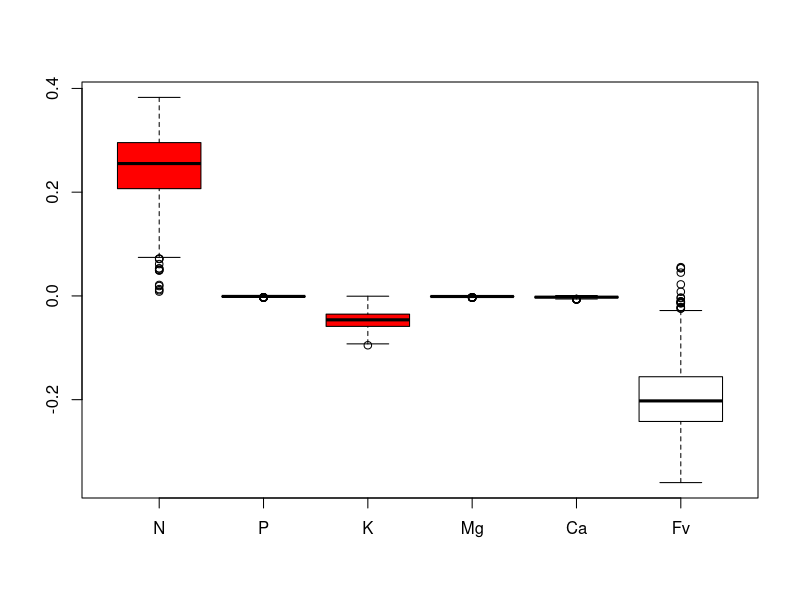

This figure's R source:
library("tidyverse")

n_sim <- 1000
pert_col <- c(1, 3) # the column indices which is perturbed
perturbation <- c(2, -2) # the amount added to the clr of the pert_col, same lenght as pert_col

# Generate ionome from known plausible values
leaf_o <- tibble(N = abs(rnorm(n_sim, 0.055, 0.02)),
                 P = abs(rnorm(n_sim, 0.0043, 0.002)),
                 K = abs(rnorm(n_sim, 0.052, 0.02)),
                 Mg = abs(rnorm(n_sim, 0.005, 0.002)),
                 Ca = abs(rnorm(n_sim, 0.011, 0.004))) %>%
  mutate(Fv = 1 - N - P - K - Mg - Ca) %>%
  as.matrix()

# Compute the clrs
leaf_clr_o <- apply(leaf_o, 1, function(x) log(x/exp(mean(log(x))))) %>% t()

# Perturb the original clrs
leaf_clr_f <- leaf_clr_o
for (i in seq_along(pert_col)) {
  leaf_clr_f[, pert_col[i]] <- leaf_clr_f[, pert_col[i]] + perturbation[i]
}

# Clr to compositions
leaf_f <- apply(leaf_clr_f, 1, function(x) exp(x) / sum(exp(x))) %>% t()

# Compute the difference between the original data and perturbed data
leaf_d <- leaf_f
for (i in 1:nrow(leaf_d)) {
  leaf_d[i, ] <- leaf_f[i, ] - leaf_o[i, ]
}

# Plot the differences between original and perturbed
## red boxplot is the one whose clr has been offset
colours <- rep("white", ncol(leaf_o))
colours[pert_col] <- "red"
boxplot(leaf_d, col = colours)
## All components change when the clr of a single component is offset
## The components whose clr has been perturbed obviously change the most
## The component whose clr is the highest (Fv) compensate most of the 
## perturbation